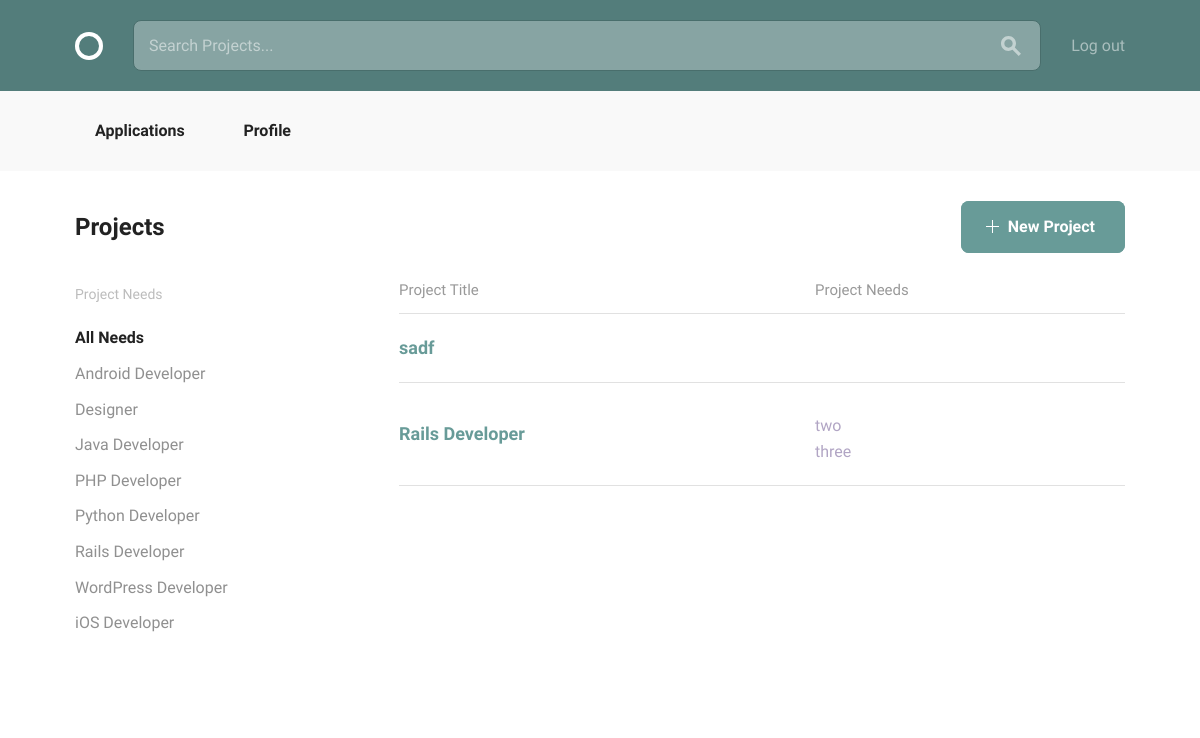
The page /projects/ (signed in) on the database its author committed.
### projects/models.py (models this page shows, shortened)
class Project(models.Model):
    owner = models.ForeignKey(settings.AUTH_USER_MODEL,
                              related_name="projects")
    title = models.CharField(max_length=140)
    description = models.TextField()
    concluded = models.BooleanField(default=False)
    time_line_description = models.TextField(default='')
    applicant_req = models.TextField(default='')

class Position(models.Model):
    position_title = models.CharField(max_length=40)
    skill = models.ForeignKey(Skill, related_name='positions')
    description = models.TextField(default='')
    project = models.ForeignKey(Project, related_name='positions')
    filled = models.BooleanField(default=False)
    def __str__(self):
        return self.position_title

### projects/views.py (the view)
class AllProjects(LoginRequiredMixin, PrefetchRelatedMixin, generic.ListView):
    model = models.Project
    prefetch_related = ["positions"]

### projects/templates/projects/project_list.html
{% extends "layout.html" %}
{% block body_content %}
<div class="bounds circle--page">
    <div class="circle--page--header circle--fluid">
        <div class="circle--fluid--cell circle--fluid--primary">
            <h2>Projects</h2>
        </div>
        <div class="circle--fluid--cell circle--fluid--secondary">
            <a class="button button-primary icon-on-left" href="{% url 'projects:create_project' %}">
                <svg version="1.1" xmlns="http://www.w3.org/2000/svg" xmlns:xlink="http://www.w3.org/1999/xlink" x="0px" y="0px" viewBox="0 0 13 13" style="enable-background:new 0 0 13 13;" xml:space="preserve" class="add">
            <polygon points="7,6 7,0 6,0 6,6 0,6 0,7 6,7 6,13 7,13 7,7 13,7 13,6 "/>
          </svg>
                New Project
            </a>
        </div>
    </div>
    <div class="grid-25">
        <div class="circle--filter circle--secondary--module">
            <h4>Project Needs</h4>
            <ul class="circle--filter--list">
                <li><a class="selected">All Needs</a></li>
                <li><a>Android Developer</a></li>
                <li><a>Designer</a></li>
                <li><a>Java Developer</a></li>
                <li><a>PHP Developer</a></li>
                <li><a>Python Developer</a></li>
                <li><a>Rails Developer</a></li>
                <li><a>WordPress Developer</a></li>
                <li><a>iOS Developer</a></li>
            </ul>
        </div>
    </div>
    <div class="grid-70 grid-push-5">
        <table class="u-full-width circle--table">
            <thead>
            <tr>
                <th>Project Title</th>
                <th class="circle--cell--right">Project Needs</th>
            </tr>
            </thead>
            <tbody>
            {% for project in project_list %}
            <tr class="clickable-row" data-href="{% url 'projects:detail_project' pk=project.pk %}">
                <td>
                    <h3>{{ project.title }}</h3>
                </td>
                <td class="circle--cell--right">
                    {% for position in project.positions.all %}
                        <p class="secondary-label">{{ position }}</p>
                    {% endfor %}
                </td>
            </tr>
            {% endfor %}
            </tbody>
        </table>
    </div>
</div>
{% endblock %}

### rows shown on the page
Project: title "sadf"
Project: title "Rails Developer"
Position: position_title "two"
Position: position_title "three"
